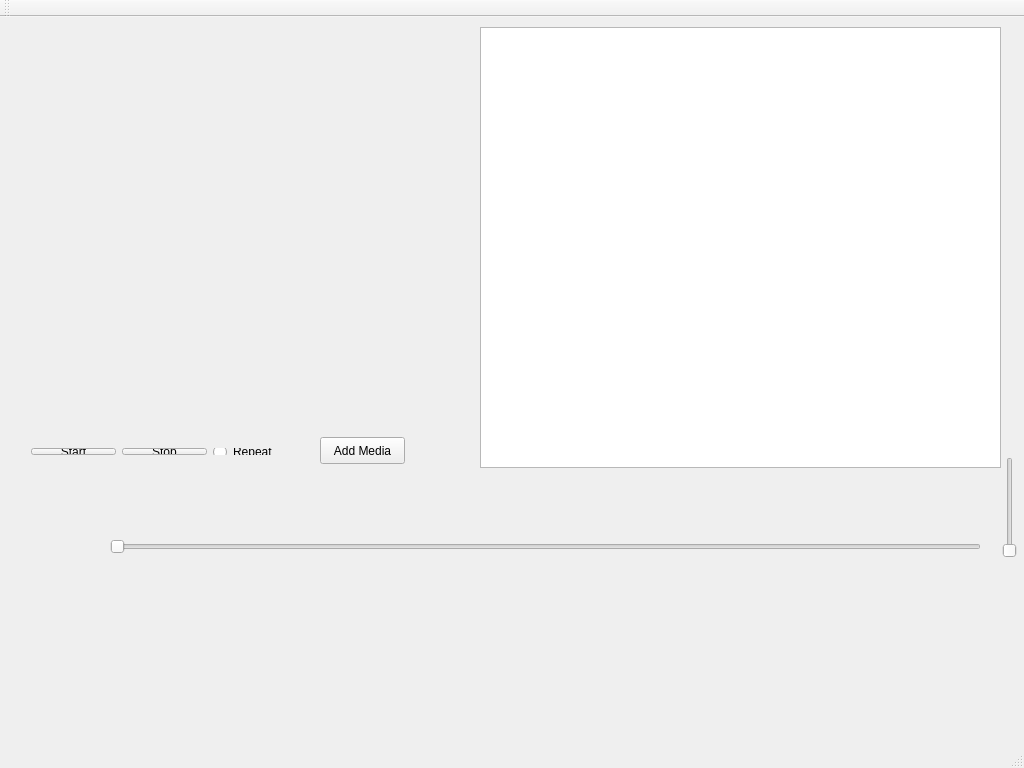
<?xml version="1.0" encoding="UTF-8"?>
<ui version="4.0">
 <class>MainWindow</class>
 <widget class="QMainWindow" name="MainWindow">
  <property name="geometry">
   <rect>
    <x>0</x>
    <y>0</y>
    <width>1024</width>
    <height>768</height>
   </rect>
  </property>
  <property name="windowTitle">
   <string>MainWindow</string>
  </property>
  <widget class="QWidget" name="centralWidget">
   <widget class="QSlider" name="sliderSeek">
    <property name="geometry">
     <rect>
      <x>110</x>
      <y>520</y>
      <width>871</width>
      <height>20</height>
     </rect>
    </property>
    <property name="orientation">
     <enum>Qt::Horizontal</enum>
    </property>
   </widget>
   <widget class="QWidget" name="layoutWidget">
    <property name="geometry">
     <rect>
      <x>20</x>
      <y>420</y>
      <width>289</width>
      <height>29</height>
     </rect>
    </property>
    <layout class="QHBoxLayout" name="horizontalLayout">
     <item>
      <widget class="QPushButton" name="startButton">
       <property name="text">
        <string>Start</string>
       </property>
      </widget>
     </item>
     <item>
      <widget class="QPushButton" name="stopButton">
       <property name="text">
        <string>Stop</string>
       </property>
      </widget>
     </item>
     <item>
      <widget class="QRadioButton" name="radioRepeat">
       <property name="text">
        <string>Repeat</string>
       </property>
      </widget>
     </item>
    </layout>
   </widget>
   <widget class="QListWidget" name="listSongs">
    <property name="geometry">
     <rect>
      <x>480</x>
      <y>10</y>
      <width>521</width>
      <height>441</height>
     </rect>
    </property>
   </widget>
   <widget class="QPushButton" name="mediaButton">
    <property name="geometry">
     <rect>
      <x>320</x>
      <y>420</y>
      <width>85</width>
      <height>27</height>
     </rect>
    </property>
    <property name="text">
     <string>Add Media</string>
    </property>
   </widget>
   <widget class="QSlider" name="sliderVolume">
    <property name="geometry">
     <rect>
      <x>1000</x>
      <y>440</y>
      <width>20</width>
      <height>101</height>
     </rect>
    </property>
    <property name="sizePolicy">
     <sizepolicy hsizetype="Fixed" vsizetype="MinimumExpanding">
      <horstretch>0</horstretch>
      <verstretch>100</verstretch>
     </sizepolicy>
    </property>
    <property name="orientation">
     <enum>Qt::Vertical</enum>
    </property>
   </widget>
  </widget>
  <widget class="QMenuBar" name="menuBar">
   <property name="geometry">
    <rect>
     <x>0</x>
     <y>0</y>
     <width>1024</width>
     <height>27</height>
    </rect>
   </property>
  </widget>
  <widget class="QToolBar" name="mainToolBar">
   <attribute name="toolBarArea">
    <enum>TopToolBarArea</enum>
   </attribute>
   <attribute name="toolBarBreak">
    <bool>false</bool>
   </attribute>
  </widget>
  <widget class="QStatusBar" name="statusBar"/>
 </widget>
 <layoutdefault spacing="6" margin="11"/>
 <resources/>
 <connections/>
</ui>
